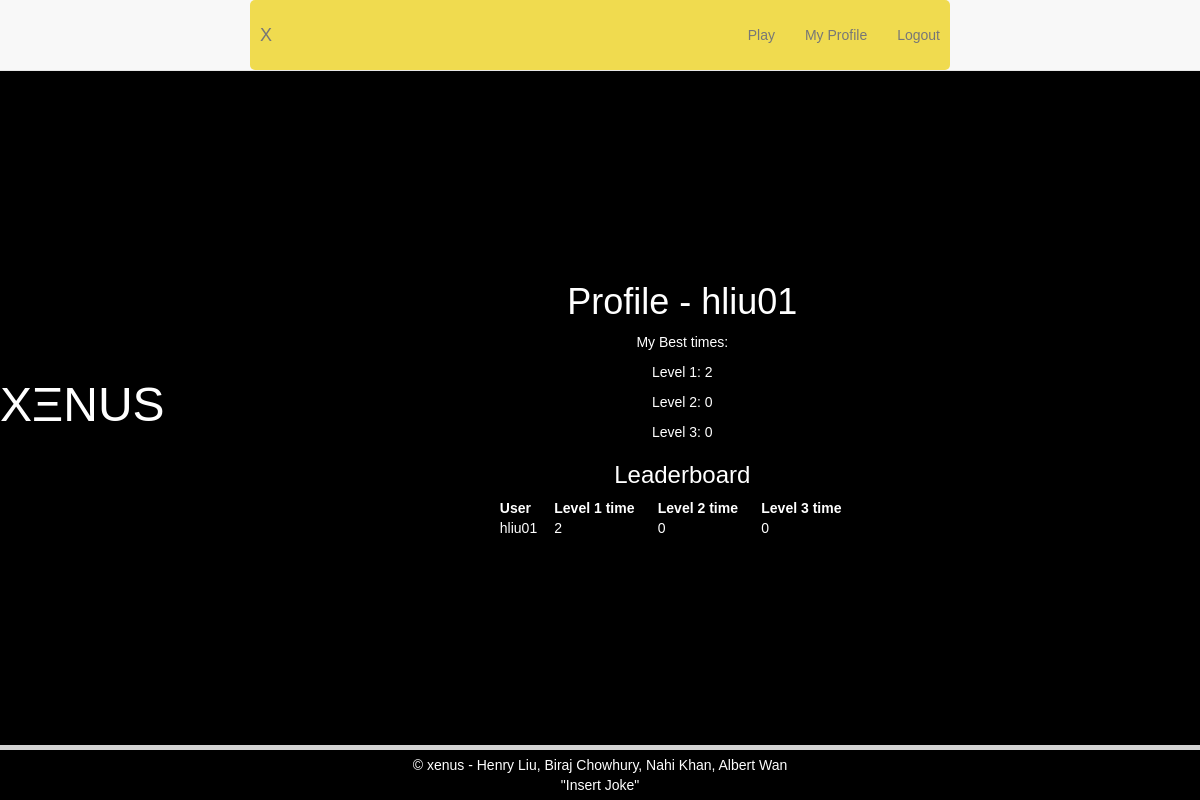
Page /profile (signed in) on the committed database.
### tables this page shows
CREATE TABLE USER(username TEXT, password TEXT, level1 INTEGER,  level2 INTEGER,  level3 INTEGER);

### app.py (the view)
@app.route("/profile")
def profile():
    if "user" not in session:
        return redirect(url_for('root'))
    name = format(session["user"])
    with sqlite3.connect(DB_FILE) as connection:
       cur = connection.cursor()
       q = "SELECT * FROM USER WHERE level1 > 0"
       foo = cur.execute(q)
       level1list = foo.fetchall()
       foo = cur.execute("""SELECT * FROM USER WHERE username = ?""",(name,))
       userstatlist = foo.fetchall()
    return render_template("profile.html",
    title = "Profile - {}".format(session["user"]),level1list = level1list, userstatlist = userstatlist, heading = session["user"],sessionstatus = "user" in session)

### templates/profile.html (shortened to what this page needs)
{% extends "homepage.html" %}
{% block searchresults %}
<div class="container-fluid">
  <center>
    <h1>{{title}}</h1>
    <p>My Best times:</p>
    <p>Level 1: {{userstatlist[0][2]}}</p>
    <p>Level 2: {{userstatlist[0][3]}}</p>
    <p>Level 3: {{userstatlist[0][4]}}</p>
    <h3>Leaderboard</h3>
<table cellspacing="20">
  <tr>
    <th>User&nbsp;&nbsp;&nbsp;&nbsp;&nbsp&nbsp;</th>
    <th>Level 1 time&nbsp;&nbsp;&nbsp;&nbsp;&nbsp&nbsp;</th>
    <th>Level 2 time&nbsp;&nbsp;&nbsp;&nbsp;&nbsp;&nbsp;</th>
    <th>Level 3 time&nbsp;&nbsp;&nbsp;&nbsp;&nbsp;&nbsp;</th>
  </tr>
  {% for user in level1list%}
  <tr>
    <td>{{user[0]}}</td>
    <td>{{user[2]}}</td>
    <td>{{user[3]}}</td>
    <td>{{user[4]}}</td>
  </tr>
  {% endfor %}
</table>
  </center>
</div>
<br><br><br>
{% endblock %}

### templates/styles.css (style rules this page uses)
* { box-sizing: border-box; }
body { display: flex; justify-content: center; align-items: center; min-height: 100vh; margin: 0; background-color: #1E0555; }
body, .quote-input { font-family: 'Gill Sans', 'Gill Sans MT', Calibri, 'Trebuchet MS', sans-serif; }

### templates/homepage.html (style rules this page uses)
html,body { margin:0; padding:0; font-family:sans-serif; color:#FFFFFF; background-color:#000000; }

### rows in the picture
USER: level1 "2", level2 "0", level3 "0", username "hliu01"

### other values in the picture
{{ title }} "Profile - hliu01"
